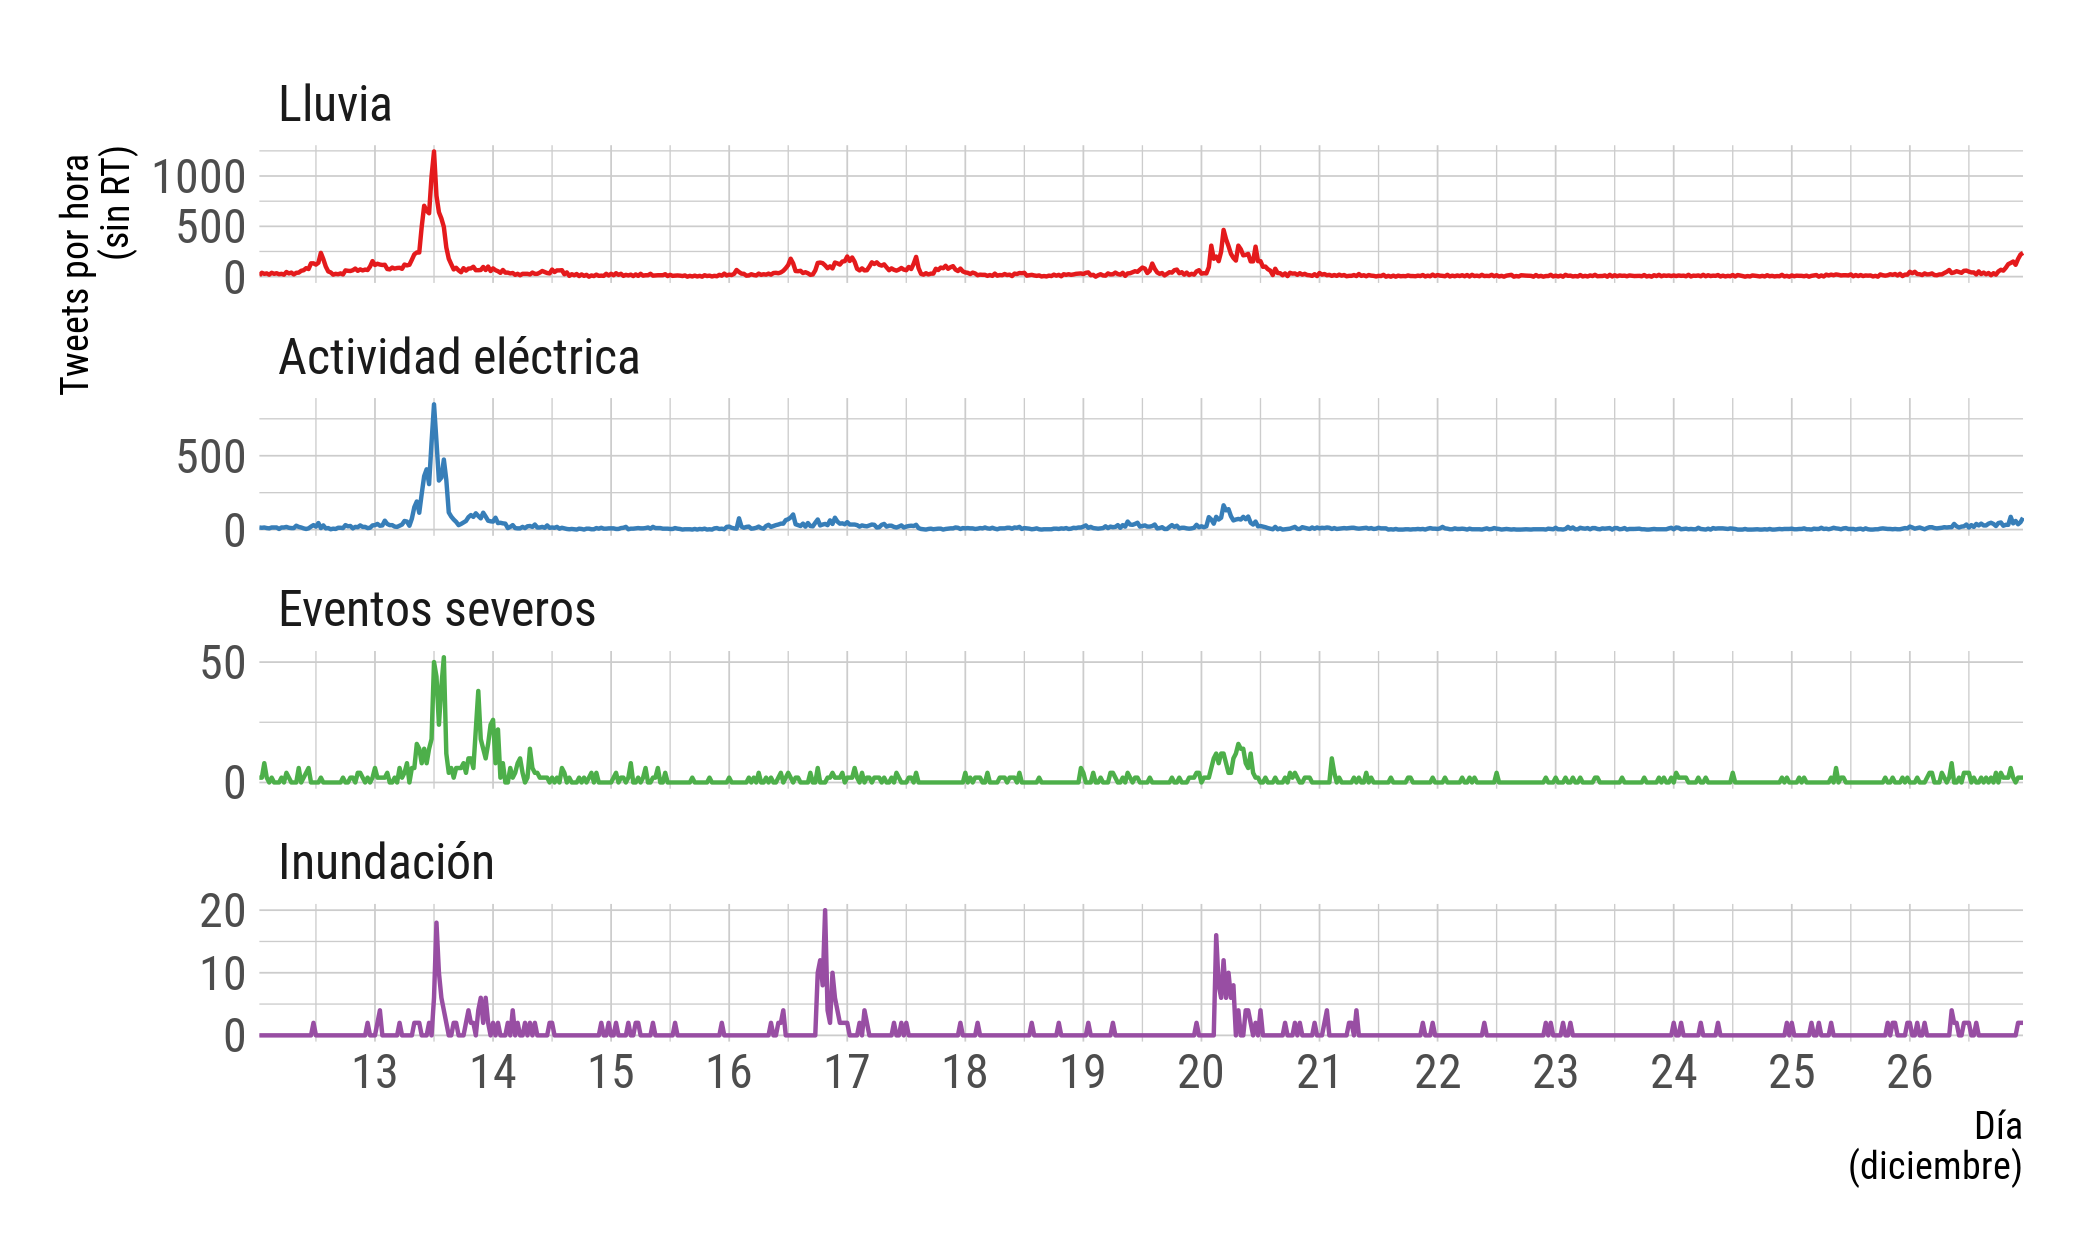

This figure's R source:
library(magick)
library(data.table)
library(ggplot2)
library(gganimate)
library(lubridate)
library(magrittr)
# source("~/RELAMPAGO/check_tweets.R")
library(hrbrthemes)
theme_set(theme_ipsum_rc())

type_lab <- c(electric = "Actividad eléctrica", 
              pp = "Lluvia", 
              severe = "Eventos severos",
              impacts = "Inundación")

tweets <- readRDS("data/tweets.Rds")
tweets <- tweets[created_at >= (now() - days(15))]
aggregate_min <- 30
aggregate <- paste0(aggregate_min, "minutes")
N <- 300

tw_series <- tweets[] %>% 
  .[, time := round_date(created_at, aggregate) - hours(3)] %>%
  # .[ time < round_date(now(), "1 hour")] %>% 
  .[, .(time, electric, pp, severe, impacts)] %>% 
  melt(id.vars = "time", variable.name = "type") %>% 
  .[, .(N = sum(value)*60/aggregate_min), by = .(type, time)] %>% 
  .[, maxn := sum(N), by = .(type)] %>% 
  .[, type := reorder(type, -maxn)]  %>% 
  .[time != max(time)]
  

ggplot(tw_series, aes(time, N, color = type)) +
  # geom_vline(aes(xintercept = time, color = type), 
  # size = 0.3, alpha = 0.7) +
  geom_line() +
  # geom_smooth(se = FALSE, method = "gam", formula = y ~ s(as.numeric(x))) +
  scale_color_brewer(palette = "Set1", guide = "none") +
  scale_x_datetime(paste0("Día\n(", 
                          as.character(month(now(), label = TRUE, abbr = FALSE)), 
                          ")"), date_breaks = "24 hours", 
                   date_labels = "%d", 
                   expand = c(0, 0)) +
  scale_y_continuous("Tweets por hora \n (sin RT)", 
                     breaks = function(x) pretty(x, 2)) +
  facet_wrap(~type, ncol = 1, scales = "free_y", labeller = labeller(type = type_lab)) +
  # transition_reveal(type, time) +
  theme(plot.margin = unit(rep(1, 4), "lines"), 
        panel.spacing = unit(0.5, "lines"))

ggsave("timeline.png", height = 300/72, width = 500/72)
